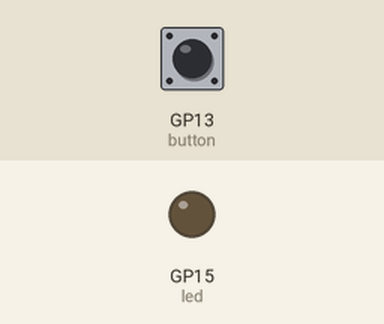
Simulated run of this program. Board: Raspberry Pi Pico running MicroPython. Parts: output pins drawn as LEDs (lit = HIGH). The inputs (shaded band) are chosen by the test bench; at power-on: GP13 (button) HIGH.

Above: at 1.2 s.
1.3 s: GP13 (button) pulled LOW for 0.15 s
At 1.37 s:
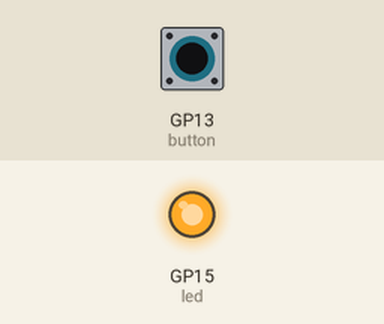
2.9 s: GP13 (button) pulled LOW for 3.2 s
At 7.2 s:
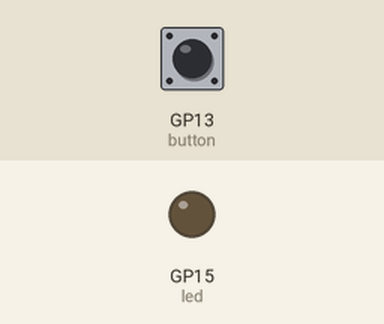
Timing chart, 0 to 8.7 s (numbered marks = the images above; inputs shaded):
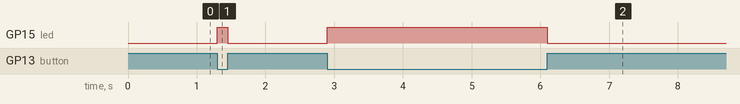

Measured:
- after the input at 1.3 s, GP15 (led): LOW → HIGH at once, → LOW 0.15 s later
- after the input at 2.9 s, GP15 (led): LOW → HIGH at once, → LOW 3.2 s later

The program:

02.1_ButtonAndLed.py
```python
from machine import Pin
import time

led = Pin(15, Pin.OUT)
button = Pin(13, Pin.IN)    #Create button object from Pin13 , Set GP13 to input

try:
    while True:
        if not button.value():
            led.value(1)                #Set led turn on
        else:
            led.value(0)                #Set led turn off
except:
    pass
```
